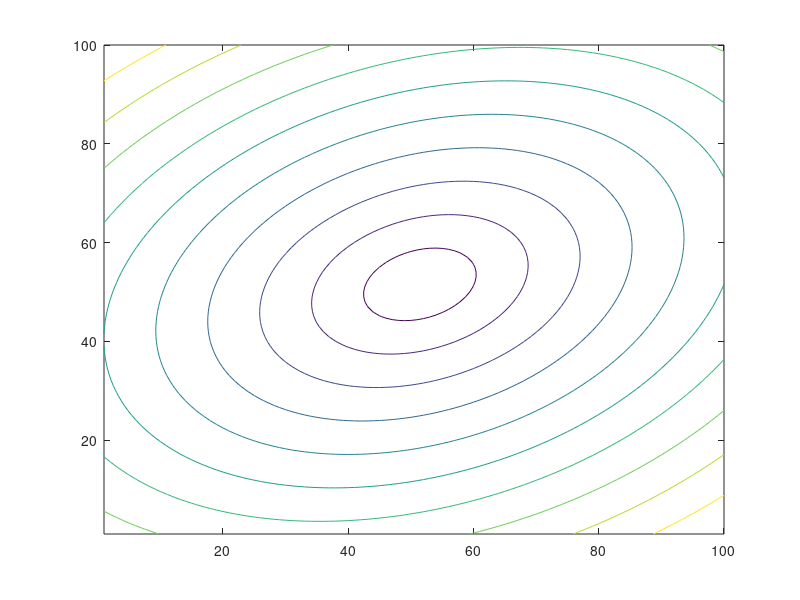

The MATLAB script that drew this image:
x = linspace(-100, 100);
y = linspace(-100, 100);
z = zeros([100 100]);
for i=1:100
    for j=1:100
        z(i, j) = sqrt([x(i)-2.1 y(j)-1.9]*[0.9 -0.2;-0.2 0.6]*[x(i)-2.1;y(j)-1.9]);
    end
end
contour(z);